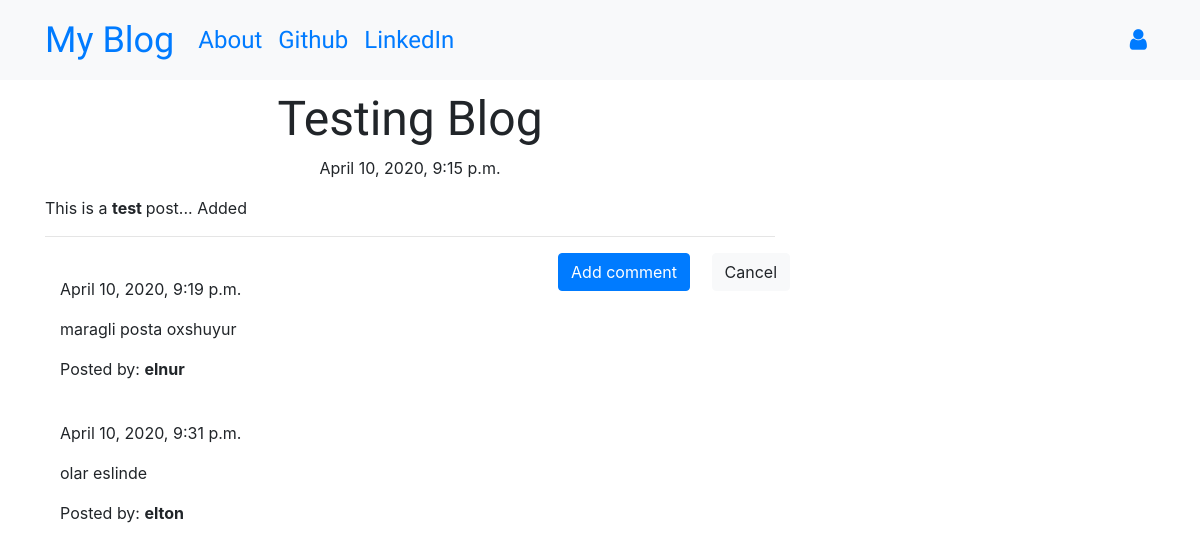
The app's page /post/1/ with its own data.
### blog/models.py (models this page shows, shortened)
class Post(models.Model):
    author = models.ForeignKey('auth.User', on_delete=models.CASCADE)
    title = models.CharField(max_length=254)
    text = models.TextField()
    created_date = models.DateTimeField(default=timezone.now)
    published_date = models.DateTimeField(blank=True, null=True)

class Comment(models.Model):
    post = models.ForeignKey('blog.Post', related_name='comments', on_delete=models.CASCADE)
    author = models.CharField(max_length=254)
    text = models.TextField()
    created_date = models.DateTimeField(default=timezone.now)
    approved_comment = models.BooleanField(default=False)

### blog/views.py (the view)
# urls.py: path('post/<int:pk>/', views.PostDetailView.as_view(), name='post_detail'),
class PostDetailView(DetailView):
    model = Post

### blog/templates/blog/post_detail.html (shortened to what this page needs)
{% extends 'blog/base.html' %}
{% block content %}
<h1 class='posttitle loader'>{{ post.title }}</h1>
{% if post.published_date %}
<div class="date postdate">
  {{ post.published_date }}
</div>
{% else %}
<a class="btn btn-outline-dark" href="{% url 'post_publish' pk=post.pk %}">Publish</a>
<a class="btn btn-light" href="{% url 'post_list' %}">Cancel</a>
{% endif %}
<p class='postcontent'>{{ post.text|safe|linebreaksbr }}</p>
<hr>
<a class="btn btn-primary btn-comment" href="{% url 'add_comment_to_post' pk=post.pk %}">Add comment</a>
<a class="btn btn-light btn-cancel" href="{% url 'post_list' %}">Cancel</a>
<div class="container">
  {% for comment in post.comments.all %}
  <br>
  {% if user.is_authenticated or comment.approved_comment %}
  {{ comment.created_date }}
  <p>{{ comment.text|safe|linebreaks }}</p>
  <p>Posted by: <strong>{{ comment.author }}</strong></p>
  {% endif %}
  {% empty %}
  <p>No comments posted.</p>
  {% endfor %}
</div>
{% endblock %}

### blog/templates/blog/base.html (shortened to what this page needs)
<!DOCTYPE html>
{% load static %}
<html lang="en" dir="ltr">
<head>
  <link rel="stylesheet" href="https://stackpath.bootstrapcdn.com/bootstrap/4.1.3/css/bootstrap.min.css">
  <link href="https://maxcdn.bootstrapcdn.com/font-awesome/4.7.0/css/font-awesome.min.css" rel="stylesheet">
  <link rel="stylesheet" href="//cdn.jsdelivr.net/medium-editor/latest/css/medium-editor.min.css" type="text/css" media="screen" charset="utf-8">
  <link rel="stylesheet" href="{% static 'css/blog.css' %}">
</head>
<body class="loader">
  <nav class="navbar navbar-expand-lg bg-light techfont">
    <div class="container">
      <div class="navbar-nav align-items-center">
        <a class="navbar-brand bigbrand" href="{% url 'post_list' %}">My Blog</a>
        <a class="nav-item nav-link" href="{% url 'about' %}">About</a>
        <a class="nav-item nav-link" href="https://www.github.com" target="_blank">Github</a>
        <a class="nav-item nav-link" href="https://www.linkedin.com" target="_blank">LinkedIn</a>
      </div>
      <div class="navbar-nav align-items-center ml-auto">
        {% if user.is_authenticated %}
        <a class="nav-item nav-link" href="{% url 'post_new' %}">New Post</a>
        <a class="nav-item nav-link" href="{% url 'post_draft_list' %}">Drafts</a>
        <a class="nav-item nav-link" href="{% url 'logout' %}">Log out</a>
        <a>Welcome: {{ user.username }}</a>
        {% else %}
        <a class="nav-item nav-link" href="{% url 'login' %}" aria-label="Login">
          <span class="fa fa-user" aria-hidden="true"></span></a>
        {% endif %}
      </div>
    </div>
  </nav>
  <div class="content container">
    <div class="row">
      <div class="col-md-8">
        <div class="blog_posts">
          {% block content %}
          {% endblock %}
        </div>
      </div>
    </div>
  </div>
</body>
</html>

### blog/static/css/blog.css (style rules this page uses)
.techfont { font-family: 'Russo One', sans-serif; font-size: 1.5em; margin-bottom: 10px; }
.postdate { text-align: center; }
.posttitle { font-family: 'Russo One', sans-serif; font-size: 3em; text-align: center; }
.postcontent { font-family: 'Montserrat'; font-size: 1.5em; }
.btn-comment { position: absolute; right: 100px; }
.btn-cancel { position: absolute; right: 0px; }
.bigbrand { font-size: 1.5em; }
.loader { filter:hue-rotate(0deg); color: linear-gradient(45deg,#0f8,#08f); animation:hue 5000ms infinite linear; }

### records on screen
Post: title "Testing Blog", published_date "April 10, 2020, 9:15 p.m.", text "This is a test post... Added"
Comment: created_date "April 10, 2020, 9:19 p.m.", text "maragli posta oxshuyur", author "elnur"
Comment: created_date "April 10, 2020, 9:31 p.m.", text "olar eslinde", author "elton"
